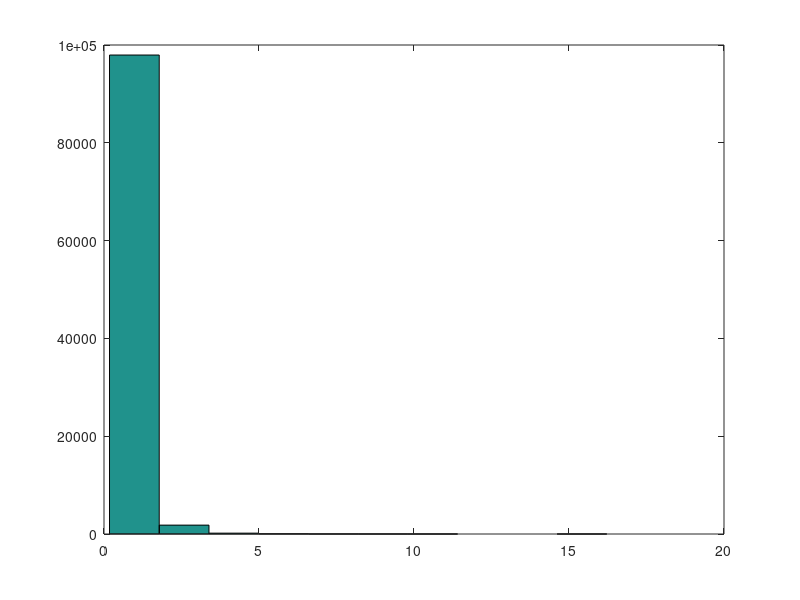

Reproduce this figure in MATLAB. (Note: this script raises an error after producing the figure.)
%% understanding Jbar, tau, and sigma

Jbar = 3.5452;
tau = 2;

nSamps = 1e5;
samps = sqrt(1./gamrnd(Jbar/tau,tau,1,nSamps));

% hist(1./samps.^2)
% hist(samps)

figure; hist(samps)
mean(samps)

%% ==========================================================
%             STUFF WITH ACTUAL DATA!
% ===========================================================
% 02.5.2017

% load in data file
load('group_data.mat')

% saving subjid, priority, radius, response_x, response_y, target_theta
usefuldata = group_data(:,[1 2 4 6 7 13]);

% deleting nans
idx = logical(sum(isnan(usefuldata),2)); % idxs of nans 
usefuldata(idx,:) = [];

% rename useful columns of group_data.mat
data_subj = usefuldata(:,1);
data_priority = usefuldata(:,2);
data_radius = usefuldata(:,3);
response_x = usefuldata(:,4);
response_y = usefuldata(:,5);
target_x = 10*cosd(usefuldata(:,6)); % x location
target_y = 10*sind(usefuldata(:,6)); % y location

% errors
error_x = response_x - target_x;
error_y = response_y - target_y;
error_distance = sqrt(error_x.^2 + error_y.^2);

% deleting trials with technical malfunctions
idx = (error_distance >= 10) | (data_radius >= 10);
error_distance(idx) = [];
data_priority(idx) = [];
data_subj(idx) = [];
data_radius(idx) = [];
error_x(idx) = [];
error_y(idx) = [];

% priority and subject numbers
priorityVec = sort(unique(data_priority),'descend'); % priority condition
nPriorities = length(priorityVec);
titleVec = {'high','med','low'};
subjVec = unique(data_subj);
nSubj = length(subjVec);

% data = cell(1,nSubj);
% for isubj = 1:nSubj
%     subjnum = subjVec(isubj);
%     
%     data{isubj} = cell(1,nPriorities);
%     for ipriority = 1:nPriorities
%         priority = priorityVec(ipriority);
%         idx = (data_subj == subjnum) & (data_priority == priority);
%         nTrials = sum(idx);
%         
%         data{isubj}{ipriority} = nan(nTrials,2);
%         data{isubj}{ipriority}(:,1) = error_distance(idx);
%         data{isubj}{ipriority}(:,2) = data_radius(idx);
%     end
% end

% save('cleandata.mat','data')


%% plot disc size as a function of euclidean error

isubj = 4;

% nTrials = nan(1,nPriorities);
% for ipriority = 1:nPriorities
%     priority = priorityVec(ipriority);
%     idx = (data_subj == subjnum) & (data_priority == priority);
%     nTrials(ipriority) = sum(idx);
%     
%     data_r = data_radius(idx);
%     data_error = error_distance(idx);
%     
%     subplot(2,2,ipriority)
%     plot(data_error,data_r,'ko')
%     defaultplot
%     
% end

load('cleandata.mat','data')
nPriorities = 3;
model = 2;

Theta = [2.4469    0.5122    0.6620    0.5406    0.2483]; % [2 .2 .2];% load best fit parameters
nTrials = nan(1,3);
for ipriority = 1:nPriorities
    nTrials(ipriority) = size(data{isubj}{ipriority},1);
end

simdata = simulate_data(model,Theta,nTrials);

% plot simulated data on top of real data
for ipriority = 1:nPriorities
    subplot(2,2,ipriority)
    plot(data{isubj}{ipriority}(:,1),data{isubj}{ipriority}(:,2),'ko');
    hold on;
    plot(simdata{ipriority}(:,1),simdata{ipriority}(:,2),'r*');
end

%% plot histogram of error and disc size for each priority

figure;
for ipriority = 1:nPriorities
    
    % plot error
    subplot(3,2,ipriority)
    hist([data{isubj}{ipriority}(:,1) simdata{ipriority}(:,1)])
    
    % plot discsize
    subplot(3,2,3+ipriority)
    hist([data{isubj}{ipriority}(:,2) simdata{ipriority}(:,2)])
end

%% plot median and IQR for error and disc size for each priority

figure;
for ipriority = 1:nPriorities
    
    % DISTANCE ERROR
    % error from real data
    subplot(1,2,1)
    sorteddata = sort(data{isubj}{ipriority}(:,1));
    quart25 = sorteddata(round(length(sorteddata)*0.25));
    quart75 = sorteddata(round(length(sorteddata)*0.75));   
    med = median(sorteddata);
    hold on; errorbar(ipriority,med,med-quart25,quart75-med,'Marker','.','Color','k');
    
    % simualted data error
    sorteddata = sort(simdata{ipriority}(:,1));
    quart25 = sorteddata(round(length(sorteddata)*0.25));
    quart75 = sorteddata(round(length(sorteddata)*0.75));   
    med = median(sorteddata);
    hold on; errorbar(ipriority+0.2,med,med-quart25,quart75-med,'Marker','.','Color','r');
    
    % DISC SIZE
    % real data
    subplot(1,2,2)
    sorteddata = sort(data{isubj}{ipriority}(:,2));
    quart25 = sorteddata(round(length(sorteddata)*0.25));
    quart75 = sorteddata(round(length(sorteddata)*0.75));   
    med = median(sorteddata);
    hold on; errorbar(ipriority,med,med-quart25,quart75-med,'Marker','.','Color','k');
    
    % simulated disc size
    sorteddata = sort(simdata{ipriority}(:,2));
    quart25 = sorteddata(round(length(sorteddata)*0.25));
    quart75 = sorteddata(round(length(sorteddata)*0.75));   
    med = median(sorteddata);
    hold on; errorbar(ipriority+0.2,med,med-quart25,quart75-med,'Marker','.','Color','r');
end

subplot(1,2,1);
defaultplot
xlim([0.5 3.5])
title('saccadic error (dva)')

subplot(1,2,2)
defaultplot
xlim([0.5 3.5])
title('disc size (dva)')
